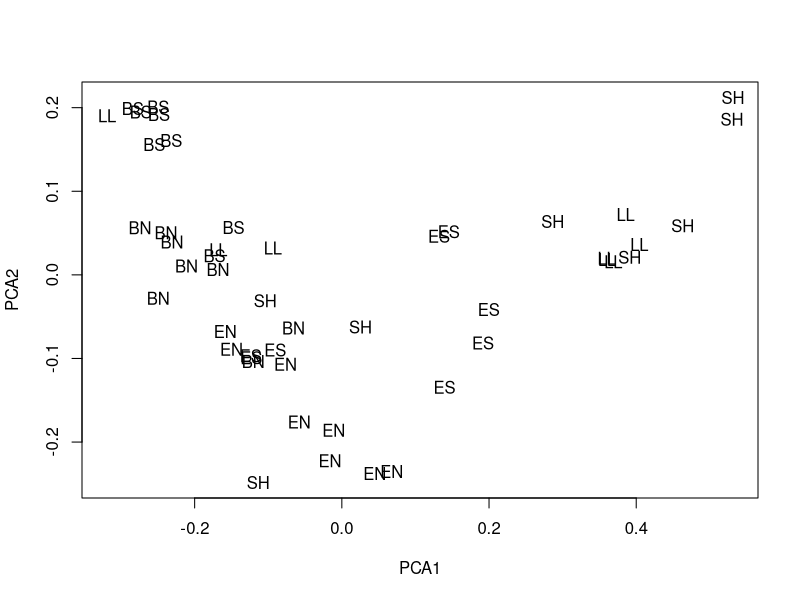
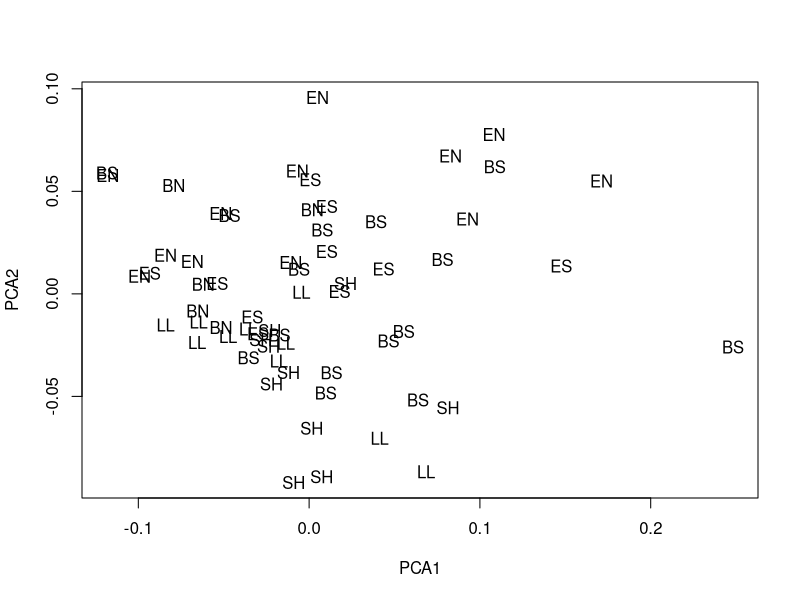
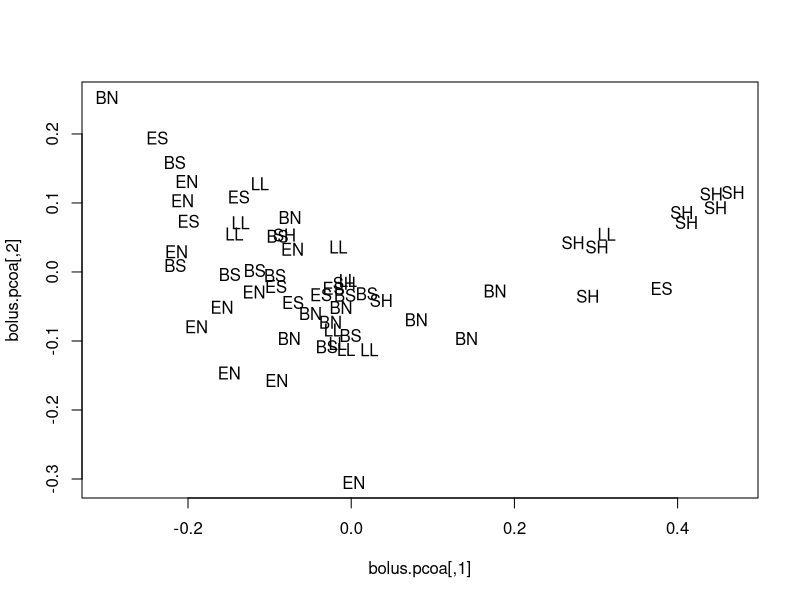
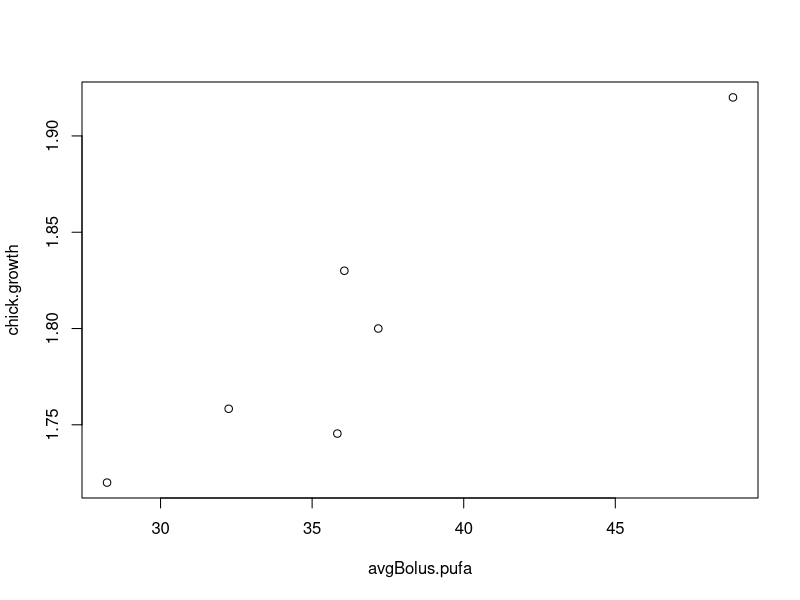
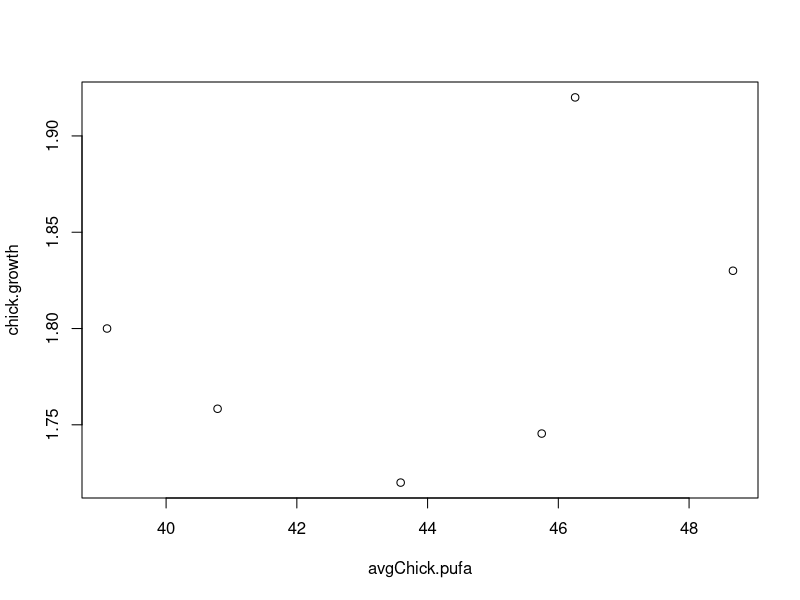
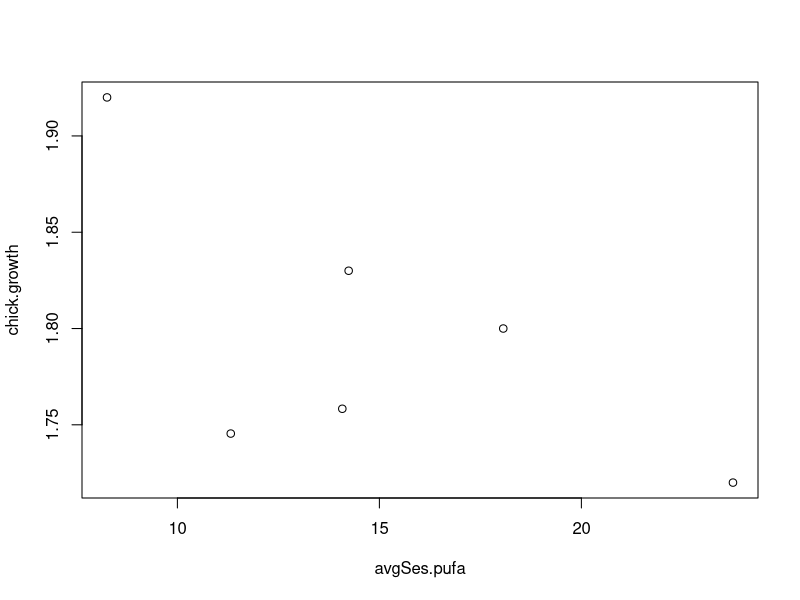

The R script that drew these images, in order:
#This script looks at the differences in tree swallow chick fatty acids across sites and makes comparisons to bolus fatty acids, bug FAs, and seston FAs - script looks at seasonal trends in PUFAs in the seston, in the bugs and in birds.  Also does NMDS to see if bugs, primary production, and birds all have similar FA profiles
#PTK 24 May 2014

library(vegan)

#load all fatty acid data
#load TS chick FA data
setwd('~/bugEmergenceProject')
chick.fa<-read.csv('tsFAs.csv')

#load bolus FAs
bolus.fa<-read.csv('bolusFAs.csv')

#load bug FAs
bug.fa<-read.csv('bugFAs_ug_mg.csv')

#load seston FAs
ses.fa<-read.csv('SES63_FAs.csv')

#load chick growth data
chickGrowth<-read.csv('chickGrowth_25Nov2013.csv')

#pcoa with seston data
#This looks at how the FA profiles across all sites and time points are different from each other
ses<-ses.fa[,6:52]
ses<-as.matrix(ses)

ses.dist<-vegdist(ses,method='bray')
ses.pcoa<-cmdscale(ses.dist)

plot(ses.pcoa,cex=0,xlab='PCA1',ylab='PCA2')
text(ses.pcoa[,1],ses.pcoa[,2],ses.fa[,2]) #It looks like there is strong grouping by river (ILR v UMR v Em.)

anosim(ses.dist,grouping=ses.fa[,2]) #sig. = 0.001

#Now try this with bird FA data
chickFA<-chick.fa[,as.numeric(c(17:63))]
chickFA<-as.matrix(chickFA)

chick.dist<-vegdist(chickFA,method='bray')
chick.pcoa<-cmdscale(chick.dist)

plot(chick.pcoa,cex=0,xlab='PCA1',ylab='PCA2') #No real grouping by site
text(chick.pcoa[,1],chick.pcoa[,2],chick.fa$Site_Abbrev)

summary(anosim(chick.dist,grouping=chick.fa$Site_Abbrev)) #significance = 0.001

#PCA with bolus data
bolusFA<-as.matrix(bolus.fa[,6:48])

bolus.dist<-vegdist(bolusFA)
bolus.pcoa<-cmdscale(bolus.dist)

plot(bolus.pcoa,cex=0)
text(bolus.pcoa[,1],bolus.pcoa[,2],bolus.fa$Site_Abbrev)

#Compare chick growth to fatty acids in bolus as well as in livers and seston FA concentration
chick.growth<-tapply(chickGrowth$Growth..g.d.,chickGrowth$Site_Abreviation,mean,na.rm=T)[-1] #calculate mean chick growth

avgBolus.pufa<-tapply(bolus.fa$PUFA,bolus.fa$Site_Abbrev,mean,na.rm=T)
plot(avgBolus.pufa,chick.growth)
summary(lm(chick.growth~avgBolus.pufa)) #r2=0.89 p=0.007

avgChick.pufa<-tapply(chick.fa$PUFA,chick.fa$Site_Abbrev,mean,na.rm=T)
plot(avgChick.pufa,chick.growth) #no relationship

avgSes.pufa<-tapply(ses.fa$PUFA,ses.fa$Site_Abbrev,mean,na.rm=T)
plot(avgSes.pufa,chick.growth)
summary(lm(chick.growth~avgSes.pufa)) #r2=0.43 p=0.154 slope = -0.0088

#Story so far -> chick growth influenced strongly by PUFA availability, but PUFA availability in aquatic primary production or seston does not seem to be a driver of that availability in forgaing.  PUFAs in the diet moreso a function of the taxonomic composition of the prey, and the availaility of "high PUFA" taxa compared to lower PUFA taxa (i.e. mainly brachyceran diptera) - therefore fatty acid characteristics of a subsidy appear to be vitally important for tree swallow nestling growth.